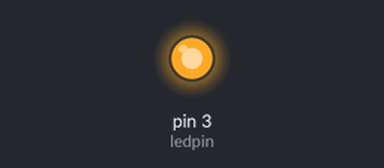
Bench run of a sketch on a simulated Arduino Uno, built with avr-gcc and run on an emulated ATmega328P. Parts: output pins drawn as LEDs (lit = HIGH). What the sketch prints to the serial monitor is not drawn.

Above: at 0.05 s.
At 0.55 s:
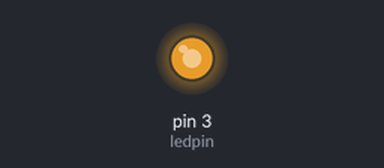
At 1.05 s:
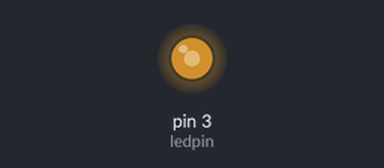
At 2.1 s:
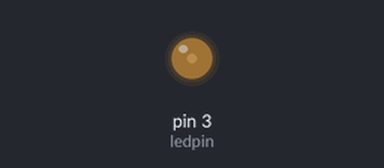
Timing chart, 0 to 6.0 s (numbered marks = the images above):
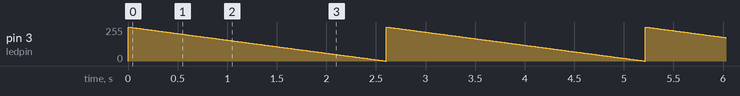

Measured:
- by itself, pin 3 (ledpin): ramps from 255/255 to 0/255 and jumps back, once every 2.6 s

The sketch:

feb11-analogwrite.ino
```cpp
int ledpin = 3;

int counter = 0;

boolean flipflop = false;

void setup() {
  // put your setup code here, to run once:

  Serial.begin(9600);
  //opens the serial port, sets the speed of communication to 9600 buad or bps
  pinMode(ledpin, OUTPUT);

}

void loop() {
  // put your main code here, to run repeatedly:

  //analogWrite goes from 0-255
  //  analogWrite(ledpin,0);
  //  delay(500);
  //  analogWrite(ledpin, 127);
  //  delay(500);
  //  analogWrite(ledpin, 255);
  //  delay(500);
  //command+/: make comments slash outside the code
  //command+T: auto format

  if(flipflop = false){
  counter++; //counter = counter +1;
  }else{
    counter = counter - 1;
  }

  if(counter >= 255){
    //counter = 0;
    flipflop = true;
  }

  if(counter <= 0){
    flipflop = false;
  }

  Serial.println(counter);
  analogWrite(ledpin, counter);
  delay(10);

}
```
